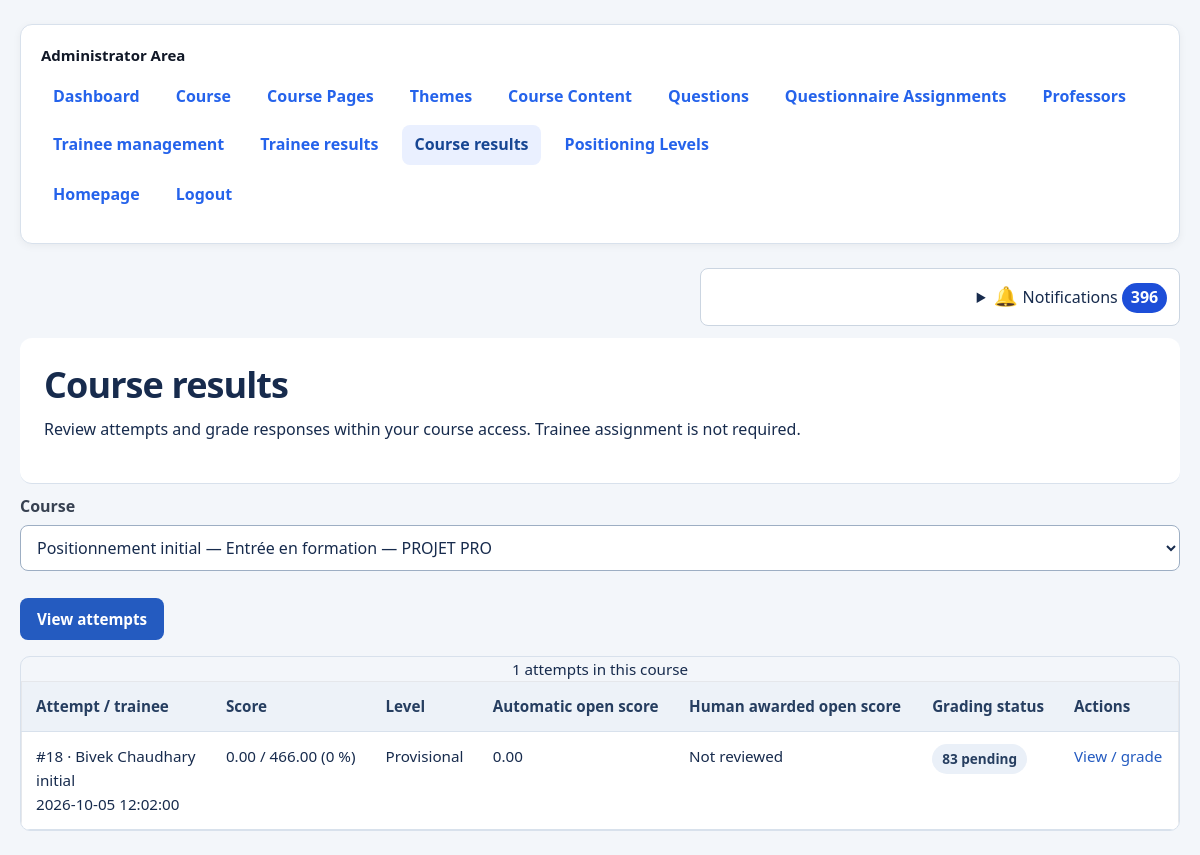
Page /admin/course_results.php (signed in) on the committed database.
### tables this page shows
CREATE TABLE `attempts` (
  `id` int(10) UNSIGNED NOT NULL,
  `trainee_id` int(10) UNSIGNED NOT NULL,
  `theme_id` int(10) UNSIGNED DEFAULT NULL,
  `passation_type` enum('initial','final','sortie') NOT NULL DEFAULT 'initial',
  `started_at` timestamp NOT NULL DEFAULT current_timestamp(),
  `completed_at` timestamp NULL DEFAULT NULL,
  `corrected_at` timestamp NULL DEFAULT NULL,
  `result_sent_at` timestamp NULL DEFAULT NULL,
  `result_sent_to` varchar(255) DEFAULT NULL,
  `total_score` decimal(8,2) DEFAULT 0.00,
  `maximum_score` decimal(8,2) NOT NULL DEFAULT 0.00
);

CREATE TABLE `trainees` (
  `id` int(10) UNSIGNED NOT NULL,
  `first_name` varchar(100) NOT NULL,
  `last_name` varchar(100) NOT NULL,
  `email` varchar(255) NOT NULL,
  `password` varchar(255) DEFAULT NULL,
  `date_of_birth` date DEFAULT NULL,
  `created_at` timestamp NOT NULL DEFAULT current_timestamp()
);

### admin/course_results.php (called while the page is built, shortened)
<?php
require_once '../config/database.php';
$puProfessor=false;
require '../includes/course_results_workspace.php';

### includes/language.php (called while the page is built, shortened)
<?php
$currentLanguage =
    $_SESSION['language']
    ?? 'en';
$languageFile =
    __DIR__
    . '/../languages/'
    . $currentLanguage
    . '.php';
$translations =
    require $languageFile;
if (!function_exists('t')) {
    function t(
        string $key,
        array $replacements = []
    ): string {
        global $translations;
        $text =
            $translations[$key]
            ?? $key;
        return $text;
    }
}
if (!function_exists('currentLanguage')) {
    function currentLanguage(): string
    {
        global $currentLanguage;
        return $currentLanguage;
    }
}
if (!function_exists('htmlLanguage')) {
    function htmlLanguage(): string
    {
        return currentLanguage() === 'fr'
            ? 'fr'
            : 'en';
    }
}

### includes/safe_rich_content.php (called while the page is built, shortened)
<?php
function qp_h($value): string {
    return htmlspecialchars((string)$value, ENT_QUOTES | ENT_SUBSTITUTE, 'UTF-8');
}

### includes/positioning_ux.php (called while the page is built, shortened)
<?php
require_once __DIR__.'/safe_rich_content.php';
function pu($en, $fr) { return currentLanguage() === 'fr' ? $fr : $en; }

### includes/notifications.php (the view, shortened to what this page needs)
<?php
require_once __DIR__.'/safe_rich_content.php';
function pkg_recipient(): array {
    $script = str_replace('\\', '/', $_SERVER['SCRIPT_NAME'] ?? '');
    if (strpos($script, '/admin/') !== false && !empty($_SESSION['admin_id'])) return ['admin', 0];
    return ['', 0];
}
function pkg_notifications(PDO $pdo): void {
    [$role,$id] = pkg_recipient();
    try {
        $s=$pdo->prepare('SELECT COUNT(*) FROM notifications WHERE recipient_type=? AND recipient_id=? AND read_at IS NULL');
        $s->execute([$role,$id]); $count=(int)$s->fetchColumn();
    }
    catch (PDOException $e) {
        if (($e->errorInfo[1] ?? null) !== 1146) throw $e;
        echo '<p role="status">'.qp_h(t('pkg_notifications_unavailable')).'</p>'; return;
    }
    echo '<details class="qp-notifications"><summary>'.qp_h(t('pkg_notifications')).' <strong aria-label="'.qp_h(t('pkg_unread')).'">'.$count.'</strong></summary>';
    echo '</details>';
}

### includes/course_results_workspace.php (shortened to what this page needs)
<?php
require_once __DIR__.'/positioning_ux.php';require_once __DIR__.'/functions.php';require_once __DIR__.'/course_access.php';
$themes=$pdo->query('SELECT t.id,t.name FROM themes t WHERE '.($puProfessor?px_scope_sql('themes','t'):'1=1').' ORDER BY t.display_order,t.id')->fetchAll(PDO::FETCH_ASSOC);
$selected=filter_var($_GET['theme_id']??null,FILTER_VALIDATE_INT);if(!$selected&&$themes)$selected=(int)$themes[0]['id'];
$rows=[];$whole=$selected&&(!$puProfessor||qp_whole_theme($pdo,$professorId,$selected));
if($selected){
 $scope=$puProfessor?px_scope_sql('questions','q'):'1=1';
 $s=$pdo->prepare("SELECT a.id,a.passation_type,a.completed_at,a.corrected_at,tr.first_name,tr.last_name,
 SUM(r.awarded_points) score,SUM(q.points) maximum,
 SUM(CASE WHEN q.question_type='open' THEN r.suggested_points ELSE NULL END) auto_score,
 SUM(CASE WHEN q.question_type='open' AND r.graded_at IS NOT NULL THEN r.awarded_points ELSE NULL END) human_score,
 SUM(CASE WHEN q.question_type='open' AND r.graded_at IS NULL THEN 1 ELSE 0 END) pending
 FROM attempts a JOIN trainees tr ON tr.id=a.trainee_id JOIN responses r ON r.attempt_id=a.id JOIN questions q ON q.id=r.question_id AND q.theme_id=a.theme_id
 WHERE a.theme_id=? AND $scope GROUP BY a.id,a.passation_type,a.completed_at,a.corrected_at,tr.first_name,tr.last_name ORDER BY a.id DESC");
 $s->execute([$selected]);$rows=$s->fetchAll(PDO::FETCH_ASSOC);
}
?>
<!doctype html><html lang="<?= qp_h(htmlLanguage()) ?>"><head><link rel="stylesheet" href="../assets/css/style.css"><link rel="stylesheet" href="../assets/css/ui.css"></head><body><div class="container">
<?php require $puProfessor?dirname(__DIR__).'/professor/professor_nav.php':dirname(__DIR__).'/admin/admin_nav.php'; ?>
<main><header><h1><?= qp_h(pu('Course results','Résultats par cours')) ?></h1><p><?= qp_h(pu('Review attempts and grade responses within your course access. Trainee assignment is not required.','Consultez les tentatives et corrigez les réponses dans votre périmètre de cours. L’affectation du stagiaire n’est pas requise.')) ?></p></header>
<form method="get"><label for="pu-result-course"><?= qp_h(pu('Course','Cours')) ?></label><select id="pu-result-course" name="theme_id"><?php foreach($themes as $theme):?><option value="<?= (int)$theme['id'] ?>" <?= (int)$theme['id']===$selected?'selected':'' ?>><?= qp_h($theme['name']) ?></option><?php endforeach; ?></select><button><?= qp_h(pu('View attempts','Voir les tentatives')) ?></button></form>
<table><caption><?= count($rows) ?> <?= qp_h(pu('attempts in this course','tentatives dans ce cours')) ?></caption><thead><tr><?php foreach([pu('Attempt / trainee','Tentative / stagiaire'),pu('Score','Note'),pu('Level','Niveau'),pu('Automatic open score','Note automatique ouverte'),pu('Human awarded open score','Note humaine ouverte'),pu('Grading status','État de correction'),pu('Actions','Actions')] as $label):?><th scope="col"><?= qp_h($label) ?></th><?php endforeach; ?></tr></thead><tbody>
<?php foreach($rows as $r):$pending=(int)$r['pending'];$percent=(float)$r['maximum']>0?100*(float)$r['score']/(float)$r['maximum']:0;?><tr><td>#<?= (int)$r['id'] ?> · <?= qp_h($r['first_name'].' '.$r['last_name']) ?><br><?= qp_h($r['passation_type']) ?><br><?= qp_h($r['completed_at']) ?></td><td><?= qp_h($r['score']) ?> / <?= qp_h($r['maximum']) ?> (<?= round($percent,1) ?> %)</td><td><?= qp_h($pending?pu('Provisional','Provisoire'):($whole?getPositioningLevel($pdo,$percent,t('h150_not_defined')):pu('Authorized chapter scope','Périmètre des chapitres autorisés'))) ?></td><td><?= qp_h($r['auto_score']??pu('Not configured','Non configurée')) ?></td><td><?= qp_h($r['human_score']??pu('Not reviewed','Non corrigée')) ?></td><td><span class="badge"><?= qp_h($pending?$pending.' '.pu('pending','en attente'):pu('Reviewed','Corrigé')) ?></span></td><td><a href="attempt_details.php?id=<?= (int)$r['id'] ?>"><?= qp_h(pu('View / grade','Voir / corriger')) ?></a><?php if($whole&&!$pending&&$r['corrected_at']&&$r['completed_at']&&$r['passation_type']==='final'):?><br><a class="btn" href="download_result_pdf.php?id=<?= (int)$r['id'] ?>"><?= qp_h(pu('Print / PDF','Imprimer / PDF')) ?></a><?php endif; ?></td></tr><?php endforeach; ?></tbody></table>
<?php if(!$rows):?><p><?= qp_h(pu('No attempts for this course in your access scope.','Aucune tentative pour ce cours dans votre périmètre.')) ?></p><?php endif; ?></main></div></body></html>

### assets/css/style.css (style rules this page uses)
* { box-sizing: border-box; }
html { scroll-behavior: smooth; }
body { margin: 0; padding: 0; font-family: Arial, Helvetica, sans-serif; background: #f4f7fb; color: #1f2937; line-height: 1.6; }
a { color: #2563eb; text-decoration: none; }
.container { width: 92%; max-width: 1200px; margin: 30px auto; }
h1 { margin-top: 0; margin-bottom: 10px; color: #111827; font-size: 30px; }
p { margin-top: 8px; }
table { width: 100%; border-collapse: collapse; background: #ffffff; margin-top: 15px; border: 1px solid #e5e7eb; }
th, td { padding: 12px 14px; text-align: left; border-bottom: 1px solid #e5e7eb; vertical-align: top; }
th { background: #f3f4f6; color: #374151; font-weight: 600; }
form { max-width: 100%; }
label { display: block; margin-bottom: 6px; font-weight: 600; color: #374151; }
input[type="text"], input[type="email"], input[type="password"], input[type="number"], input[type="date"], input[type="file"], input[type="url"], textarea, select { width: 100%; padding: 10px 12px; margin-bottom: 15px; border: 1px solid #d1d5db; border-radius: 6px; background: #ffffff; color: #111827; font-size: 15px; }
button, .btn { display: inline-block; border: none; border-radius: 6px; padding: 10px 16px; background: #2563eb; color: #ffffff; font-size: 14px; font-weight: 600; cursor: pointer; text-decoration: none; transition: background 0.2s ease, transform 0.1s ease; }

### assets/css/ui.css (style rules this page uses)
:root { --ui-ink:#172b4d;--ui-muted:#52647b;--ui-line:#d8e1ec;--ui-primary:#245bc0;--ui-danger:#b42332;--ui-surface:#fff;--ui-bg:#f3f6fa;--ui-radius:12px }
body { color:var(--ui-ink);background:var(--ui-bg);font-family:system-ui,-apple-system,"Segoe UI",sans-serif;line-height:1.6 }
body .container,body .admin-container,body .page-container { width:min(1200px,calc(100% - 40px));max-width:1200px;margin:24px auto;padding:0 }
body header { background:var(--ui-surface);color:var(--ui-ink);border-bottom:1px solid var(--ui-line);box-shadow:none;padding:24px;border-radius:var(--ui-radius) }
body header h1,body header h2,body header p { color:var(--ui-ink) }
body h1 { font-size:clamp(1.65rem,3vw,2.3rem);line-height:1.25;letter-spacing:-.025em }
body p { overflow-wrap:anywhere }
body a { color:var(--ui-primary) }
body .btn,body button,body input[type=submit] { display:inline-flex;justify-content:center;align-items:center;gap:6px;min-height:42px;padding:9px 16px;border:1px solid transparent;border-radius:8px;background:var(--ui-primary);color:#fff;font:600 .95rem/1.35 system-ui;cursor:pointer;text-decoration:none;box-shadow:none;white-space:normal }
body input:not([type=checkbox]):not([type=radio]):not([type=hidden]):not([type=submit]):not([type=button]):not([type=color]),body select,body textarea { box-sizing:border-box;width:100%;max-width:100%;min-width:0;min-height:44px;border:1px solid #9daec3;border-radius:8px;padding:10px 12px;background:#fff;color:var(--ui-ink);font:inherit }
body label { font-weight:600;display:block;margin:10px 0 6px }
body form>button { margin-top:12px }
body .badge,body .status-badge { display:inline-block;padding:4px 10px;border-radius:999px;font-size:.85rem;font-weight:600;background:#eaf0f8;color:#263e60 }
body table { width:100%;border-collapse:collapse;background:#fff;font-size:.95rem }
body th { background:#edf2f8;color:#263e60;font-weight:650;text-align:left }
body th,body td { padding:12px 14px;border-bottom:1px solid var(--ui-line);vertical-align:top }
body .ui-table-scroll table { margin:0 }
body main { min-width:0 }
.qp-notifications { margin:.75rem 0 .75rem auto;padding:.75rem;border:1px solid #cbd5e1;border-radius:8px;max-width:30rem;background:#fff }
.qp-notifications summary { cursor:pointer;text-align:right }
.qp-notifications summary strong { display:inline-block;background:#1d4ed8;color:#fff;padding:.15rem .55rem;border-radius:1rem }
body .qp-notifications { position:relative;margin-left:auto }
body .qp-notifications summary::before { content:'🔔 ';font-size:1.2rem }

### rows in the picture
attempts: id "18", trainee.last_name "Bivek Chaudhary", passation_type "initial", completed_at "2026-10-05 12:02:00", score "0.00", maximum "466.00", percent "0", percent "Provisional", auto_score "0.00", human_score "Not reviewed", pending "83 pending"

### other values in the picture
adminH(t('administrator_area')) "Administrator Area"
adminH(t('homepage')) "Homepage"
adminH(t('logout')) "Logout"
qp_h(t('pkg_notifications')) "Notifications"
$count "396"
qp_h(pu('Course results','Résultats par cours')) "Course results"
qp_h(pu('Course','Cours')) "Course"
qp_h(pu('View attempts','Voir les tentatives')) "View attempts"
count($rows) "1"
qp_h(pu('attempts in this course','tentatives dans ce cours')) "attempts in this course"
qp_h($label) "Attempt / trainee"
qp_h($label) "Score"
qp_h($label) "Level"
qp_h($label) "Automatic open score"
qp_h($label) "Human awarded open score"
